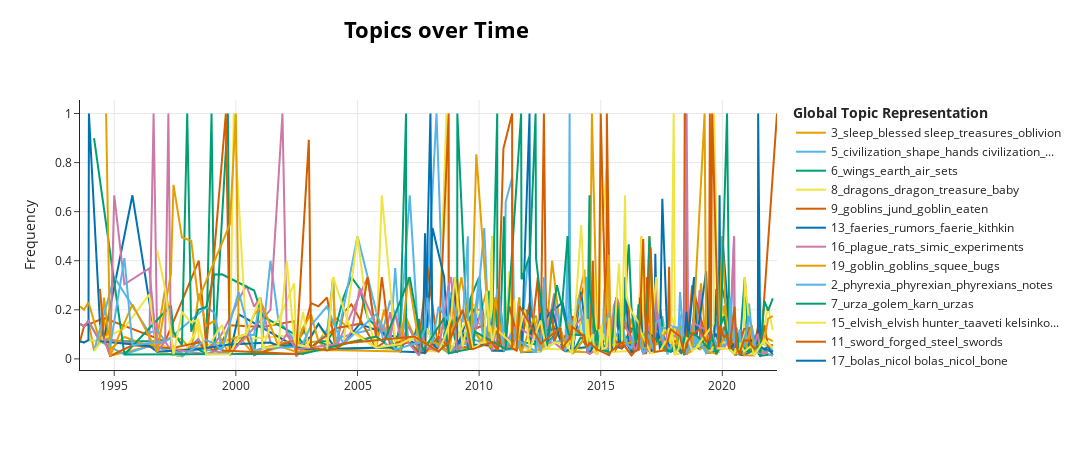

Notebook code cell kept with this figure:
### Code cell
# what if we normalize frequency 
topic_model.visualize_topics_over_time(topics_over_time, topics = [1,2,3,4,5,6,7,8,9,10,11,12,13,14,15,16,17,18,19])
